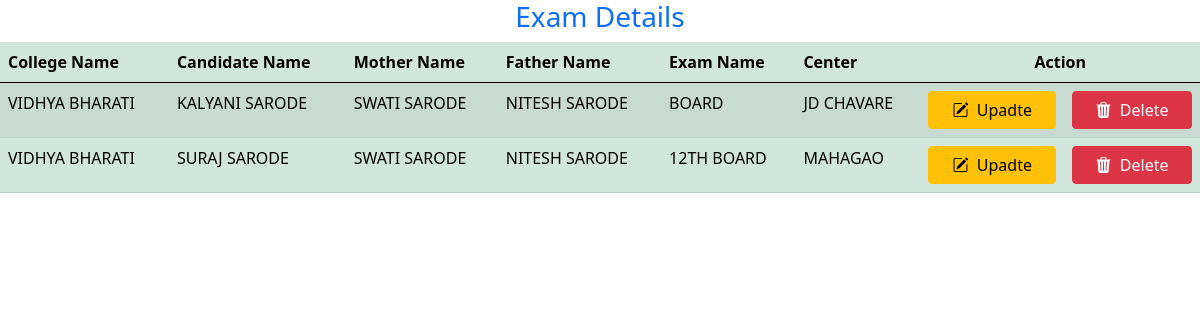
Page /show/ on the committed database.
### crud_app/models.py (models this page shows)
class Exam(models.Model):
    college_name = models.CharField(max_length=20)
    candidate_name = models.CharField(max_length=20)
    mother_name = models.CharField(max_length=20)
    father_name = models.CharField(max_length=20)
    exam_name = models.CharField(max_length=20)
    center = models.CharField(max_length=20)
    created_on = models.DateField(auto_now_add=True)
    updated_on = models.DateField(auto_now=True)

### crud_app/views.py (the view, shortened to what this page needs)
# urls.py: path("show/", ShowView.as_view(), name="show_url"),
class ShowView(View):
    template_name = "crud_app/show.html"
    form = ExamForm
    def get(self, request):
        form = self.form()
        obj = Exam.objects.all()
        context = {"obj": obj, "form": form}
        return render(request, self.template_name, context)

### templates/crud_app/show.html (shortened to what this page needs)
<!DOCTYPE html>
<html lang="en">
<head>
     <link rel="stylesheet" href="https://cdn.jsdelivr.net/npm/bootstrap-icons@1.11.3/font/bootstrap-icons.min.css">
    <link href="https://cdn.jsdelivr.net/npm/bootstrap@5.0.2/dist/css/bootstrap.min.css" rel="stylesheet">
</head>
<body>
        <h3 class="text-center text-primary">Exam Details</h3>
            <table class="table table-success table-striped">
                <thead>
                <tr>
                    <th> College Name </th>
                    <th> Candidate Name </th>
                    <th> Mother Name </th>
                    <th> Father Name</th>
                    <th> Exam Name </th>
                    <th> Center </th>
                    <th colspan="2" class="text-center"> Action </th>
                </tr>
                </thead>
                <tbody>
                {% for c in obj %}
                <tr>
                    <td>{{c.college_name}}</td>
                    <td>{{c.candidate_name}}</td>
                    <td>{{c.mother_name}}</td>
                    <td>{{c.father_name}}</td>
                    <td>{{c.exam_name }}</td>
                    <td>{{c.center}}</td>
                    <td>
                        <a href="{% url 'update_url' c.id %}">
                            <button class="btn btn-warning col-12"><i class="bi bi-pencil-square"></i>&nbsp Upadte</button>
                        </a>
                    </td>
                     <td>
                        <a href="{% url 'cancel_url' c.id %}">
                            <button  class="btn btn-danger col-12"><i class="bi bi-trash3-fill"></i>&nbsp Delete</button>
                        </a>
                    </td>
                </tr>
                {% endfor %}
                </tbody>
            </table>
</body>
</html>

### rows in the picture
Exam: college_name "VIDHYA BHARATI", candidate_name "KALYANI SARODE", mother_name "SWATI SARODE", father_name "NITESH SARODE", exam_name "BOARD", center "JD CHAVARE"
Exam: college_name "VIDHYA BHARATI", candidate_name "SURAJ SARODE", mother_name "SWATI SARODE", father_name "NITESH SARODE", exam_name "12TH BOARD", center "MAHAGAO"
